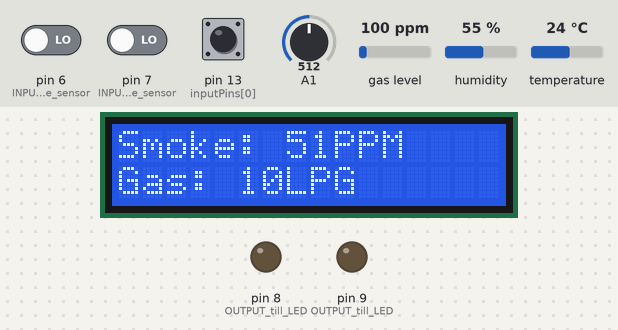
This sketch was run on a simulated Arduino Uno, built with avr-gcc and run on an emulated ATmega328P. Parts: 16×2 character LCD, output pins drawn as LEDs (lit = HIGH). The test bench sets the inputs (shaded band); at power-on: pin 6 (INPUT_från_rörelse_sensor) LOW, pin 7 (INPUT_från_rörelse_sensor) LOW, pin 13 (inputPins[0]) HIGH, A1 = 512, gas level 100 ppm, humidity 55 %, temperature 24 °C.

Above: at 1.7 s.
1.8 s: pin 6 (INPUT_från_rörelse_sensor) driven HIGH
At 2.2 s:
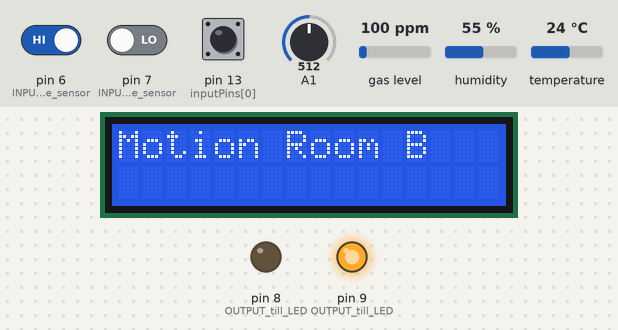
3.3 s: pin 7 (INPUT_från_rörelse_sensor) driven HIGH
6.3 s: pin 6 (INPUT_från_rörelse_sensor) driven LOW
9.3 s: pin 7 (INPUT_från_rörelse_sensor) driven LOW
At 12.2 s:
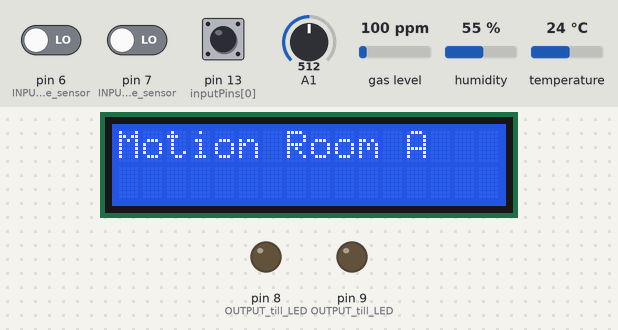
12.3 s: pin 13 (inputPins[0]) pulled LOW for 0.15 s
At 13.2 s:
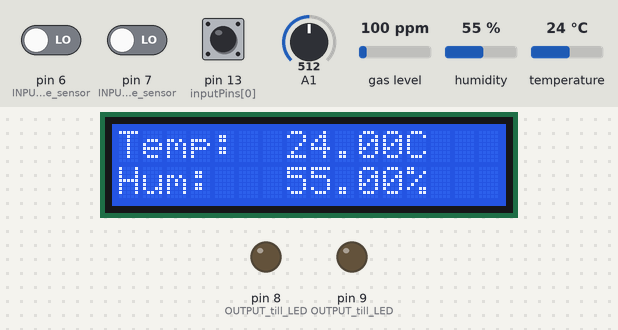
14.0 s: pin 13 (inputPins[0]) pulled LOW for 1 s
At 16.3 s:
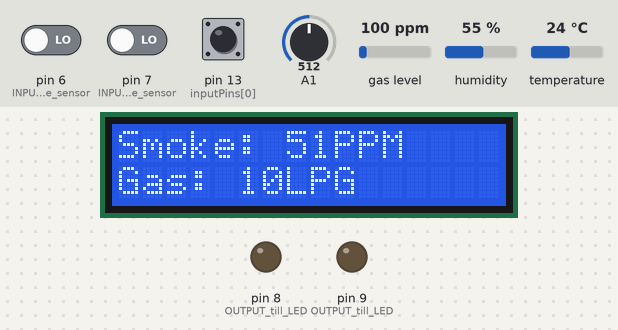
Timing chart, 0 to 17.5 s (numbered marks = the images above; inputs shaded):
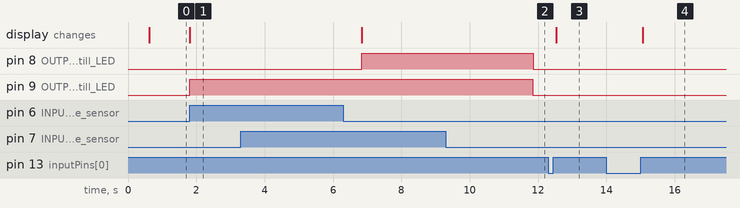

Measured:
- after the input at 1.8 s, pin 9 (OUTPUT_till_LED): LOW → HIGH at once; the display: changes at once (image 1)
- after the input at 3.3 s, every drawn part: stays the same
- after the input at 9.3 s, pin 8 (OUTPUT_till_LED): HIGH → LOW after 2.6 s
- after the input at 12.3 s, the display: changes after 0.23 s (image 3)
- after the input at 14.0 s, the display: changes after 1.1 s (image 4)

The sketch:

Github_Kod_Ga.ino
```cpp
#include <dht.h>
#include <MQ2.h>
#include "DHT.h"
#include <LiquidCrystal.h>                                        //inkluderar biblioteket för: luftfuktighets och tempratur sensorn,
                                                                  //rök och gas sensorn och för LCD-skärmen.
#define dht_apin A0                                               //definerar analoga pinen A0 till luftfuktighets och tempratur sensorn.
dht DHT;

const int rs = 12, en = 11, d4 = 5, d5 = 4, d6 = 3, d7 = 2;
LiquidCrystal lcd(rs, en, d4, d5, d6, d7);                        //deinerar utportarna för LCD-skämen

int AnalogMQ2_Input = A1;
int lpg, co;
MQ2 mq2(AnalogMQ2_Input);
                                                                  //Initierar Inputs & knapp-logiken för att byta meny.
const int numOfInputs = 1;
const int inputPins[numOfInputs] = {13};
int inputState[numOfInputs];
int lastInputState[numOfInputs] = {LOW};
bool inputFlags[numOfInputs] = {LOW};
long lastDebounceTime[numOfInputs] = {0};
long debounceDelay = 5;

//LCD Menyerna
const int numOfScreens = 2;                                       //initerar en konstant integer vilket är antalet menyer
int currentScreen = 0;                                            //initerar en variabel för nuvarande meny och sätter till 0
String screens[numOfScreens][2] = {{"Temp: ","Hum: "}, {"Smoke: ","Gas: "}}; //gör en lista med de båda menyerna
int parameters[numOfScreens];

void setup() {
  for(int i = 0; i < numOfInputs; i++) {                          //itierar för knapptryck.
    pinMode(inputPins[i], INPUT);
    digitalWrite(inputPins[i], HIGH); // 20k
  }
    pinMode(7, INPUT);                                            //INPUT från rörelse sensor
    pinMode(8, OUTPUT);                                           //OUTPUT till LED
    pinMode(6, INPUT);                                            //INPUT från rörelse sensor
    pinMode(9, OUTPUT);                                           //OUTPUT till LED

    //Serial.begin(9600);
    lcd.begin(16, 2);                                             //startar LCD-skärmen och definerar alla positioner.
    mq2.begin();                                                  //startar mq2-sensorn.
}

void loop() {
  setInputFlags();                                                //Återkallar funktionen "setInputFlags"
  resolveInputFlags();                                            //Återkallar funktionen "resolveInputFlags"
  motionPIR();                                                    //Återkallar funktionen "motionPIR"
  DHT.read11(dht_apin);                                           //läser DHT senorn
}

void setInputFlags() {                                            //Antalet Inputs
  for(int i = 0; i < numOfInputs; i++) {
    int reading = digitalRead(inputPins[i]);
    if (reading != lastInputState[i]) {
      lastDebounceTime[i] = millis();
    }
    if ((millis() - lastDebounceTime[i]) > debounceDelay) {
      if (reading != inputState[i]) {
        inputState[i] = reading;
        if (inputState[i] == HIGH) {
          inputFlags[i] = HIGH;
        }
      }
    }
    lastInputState[i] = reading;
  }
}

void resolveInputFlags() {
  for(int i = 0; i < numOfInputs; i++) {
    if(inputFlags[i] == HIGH) {
      inputAction(i);
      inputFlags[i] = LOW;
      printScreen();
    }
  }
}

void inputAction(int input) {                                      //om knappen trycks så ändras variabeln för nuvarande menyn till nästa
  if(input == 0) {
    if (currentScreen == 0) {
      currentScreen = numOfScreens-1;
    }else{
      currentScreen--;
    }
  }else if(input == 1) {
    if (currentScreen == numOfScreens-1) {
      currentScreen = 0;
    }else{
      currentScreen++;
    }
  }
}

void motionPIR(){
  int motionRED =digitalRead(7);                                   //läser av input från digitala pin D7
  int motionBLUE =digitalRead(6);                                  //läser av input från digitala pin D6
  lcd.setCursor(0, 0);                                             //placerar pekaren på 0x0

  if(motionRED){                                                   //om motionRED är true så printar den och den röda LED lampan lyser
    lcd.clear();
    lcd.print("Motion Room A");
    digitalWrite(8,HIGH);
    delay(5000);                                                   //väntar i 5 sek
   }
  else{
    digitalWrite(8,LOW);
   }

  if(motionBLUE){                                                  //om motionBLUE är true så printar den och den blåa LED lampan lyser
    lcd.clear();
    lcd.print("Motion Room B");
    digitalWrite(9,HIGH);
    delay(5000);                                                   //väntar i 5 sek
   }
  else{
    digitalWrite(9 ,LOW);                                          //annars är outputen low(0)
   }
}

void printScreen() {                                               //funktionen som printar sensorernas värden på LCD-skärmen
  float* values= mq2.read(true);
  //co = mq2.readCO();
  int smoke = analogRead(A1);                                      //läser av halten rök(ppm) och initierar värdet till integern smoke
  lpg = mq2.readLPG();                                             //läser av halten gas och sätter värdet lika med integern lpg

  lcd.clear();                                                     //tarbort föregående utskrifter på skärmen
  lcd.print(screens[currentScreen][0]);
  lcd.setCursor(0,1);
  lcd.print(screens[currentScreen][1]);

   if(currentScreen == 0){                                         //om nuvarnde menyn är 0 så printar den följande
     lcd.setCursor(7,0);
     lcd.print(DHT.temperature);
     lcd.print("C");
     lcd.setCursor(7,1);
     lcd.print(DHT.humidity);
     lcd.print("%");
   }
   else if(currentScreen == 1){                                    //om nuvarnde menyn är 1 så printar den följande
     lcd.setCursor(7,0);
     lcd.print(smoke);
     lcd.setCursor(9,0);
     lcd.print("PPM");
     lcd.setCursor(5,1);
     lcd.print(lpg);
     lcd.setCursor(7,1);
     lcd.print("LPG");
   }
}
```
